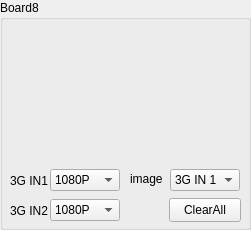
       <widget class="QGroupBox" name="groupBoxImgBorad8">
        <property name="geometry">
         <rect>
          <x>830</x>
          <y>580</y>
          <width>251</width>
          <height>230</height>
         </rect>
        </property>
        <property name="styleSheet">
         <string notr="true">font: 10pt &quot;Arial&quot;;</string>
        </property>
        <property name="title">
         <string>Board8</string>
        </property>
        <widget class="ImgLabel" name="labelImgBoard8">
         <property name="geometry">
          <rect>
           <x>5</x>
           <y>20</y>
           <width>245</width>
           <height>140</height>
          </rect>
         </property>
         <property name="text">
          <string/>
         </property>
        </widget>
        <widget class="QLabel" name="label3Gin2Board8">
         <property name="geometry">
          <rect>
           <x>10</x>
           <y>200</y>
           <width>54</width>
           <height>21</height>
          </rect>
         </property>
         <property name="styleSheet">
          <string notr="true">font: 9pt &quot;Arial&quot;;</string>
         </property>
         <property name="text">
          <string>3G IN2</string>
         </property>
        </widget>
        <widget class="QLabel" name="label3Gin1Board8">
         <property name="geometry">
          <rect>
           <x>10</x>
           <y>170</y>
           <width>54</width>
           <height>21</height>
          </rect>
         </property>
         <property name="styleSheet">
          <string notr="true">font: 9pt &quot;Arial&quot;;</string>
         </property>
         <property name="text">
          <string>3G IN1</string>
         </property>
        </widget>
        <widget class="QComboBox" name="comboBoxImgBoard8">
         <property name="geometry">
          <rect>
           <x>170</x>
           <y>169</y>
           <width>70</width>
           <height>22</height>
          </rect>
         </property>
         <property name="styleSheet">
          <string notr="true">font: 9pt &quot;Arial&quot;;</string>
         </property>
         <item>
          <property name="text">
           <string>3G IN 1</string>
          </property>
         </item>
         <item>
          <property name="text">
           <string>3G IN 2</string>
          </property>
         </item>
         <item>
          <property name="text">
           <string>Detection</string>
          </property>
         </item>
         <item>
          <property name="text">
           <string>Color</string>
          </property>
         </item>
        </widget>
        <widget class="QComboBox" name="comboBox3Gin2SizeBoard8">
         <property name="geometry">
          <rect>
           <x>50</x>
           <y>199</y>
           <width>70</width>
           <height>22</height>
          </rect>
         </property>
         <property name="styleSheet">
          <string notr="true">font: 9pt &quot;Arial&quot;;</string>
         </property>
         <item>
          <property name="text">
           <string>1080P</string>
          </property>
         </item>
         <item>
          <property name="text">
           <string>540P</string>
          </property>
         </item>
        </widget>
        <widget class="QComboBox" name="comboBox3Gin1SizeBoard8">
         <property name="geometry">
          <rect>
           <x>50</x>
           <y>169</y>
           <width>70</width>
           <height>22</height>
          </rect>
         </property>
         <property name="styleSheet">
          <string notr="true">font: 9pt &quot;Arial&quot;;</string>
         </property>
         <item>
          <property name="text">
           <string>1080P</string>
          </property>
         </item>
         <item>
          <property name="text">
           <string>540P</string>
          </property>
         </item>
        </widget>
        <widget class="QPushButton" name="pushButtonImgClearBoard8">
         <property name="geometry">
          <rect>
           <x>169</x>
           <y>198</y>
           <width>72</width>
           <height>24</height>
          </rect>
         </property>
         <property name="styleSheet">
          <string notr="true">font: 9pt &quot;Arial&quot;;</string>
         </property>
         <property name="text">
          <string>ClearAll</string>
         </property>
        </widget>
        <widget class="QLabel" name="labelImgNumBoard8">
         <property name="geometry">
          <rect>
           <x>130</x>
           <y>171</y>
           <width>41</width>
           <height>16</height>
          </rect>
         </property>
         <property name="styleSheet">
          <string notr="true">
font: 10pt &quot;Arial&quot;;</string>
         </property>
         <property name="text">
          <string>image</string>
         </property>
        </widget>
       </widget>
